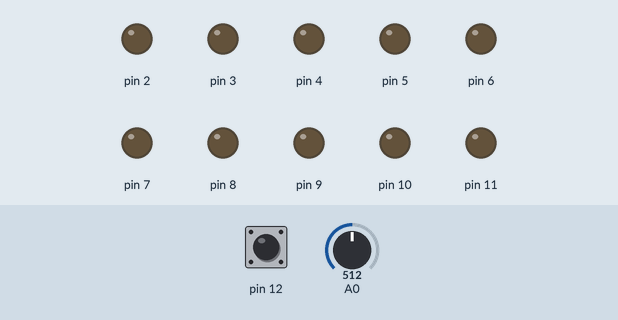
The sketch below on a simulated Arduino Uno, built with avr-gcc and run on an emulated ATmega328P. Shown: output pins drawn as LEDs (lit = HIGH). The inputs (shaded band) are chosen by the test bench; at power-on: pin 12 HIGH, A0 = 512.

Above: at 1.2 s.
1.3 s: pin 12 pulled LOW for 0.15 s
At 1.9 s:
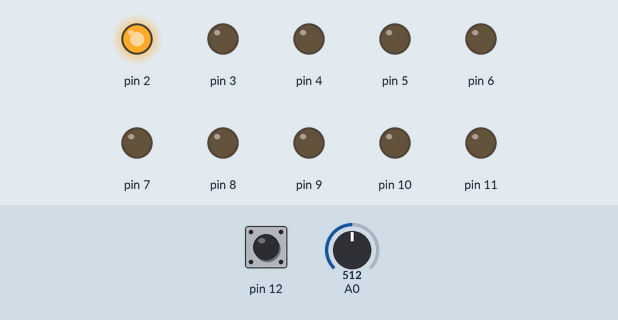
At 3.5 s:
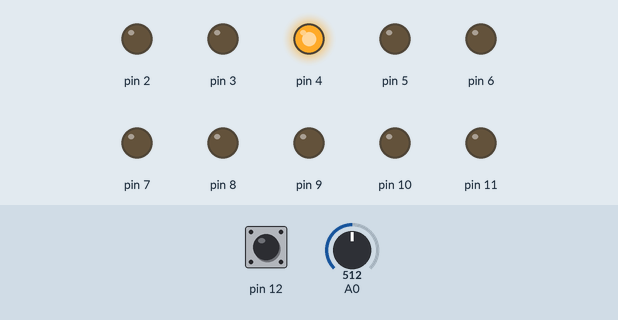
10.4 s: pin 12 pulled LOW for 1 s
At 12.1 s:
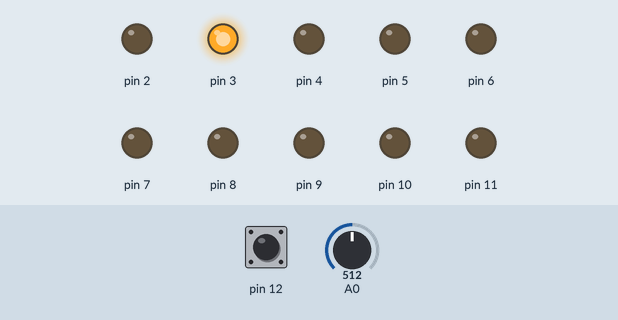
Timing chart, 0 to 20.4 s (numbered marks = the images above; inputs shaded):
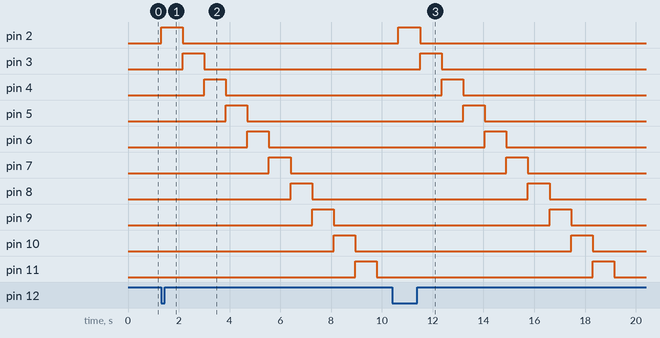

Measured:
- after the input at 1.3 s, pin 2: LOW → HIGH at once, → LOW 0.85 s later; pin 3: LOW → HIGH after 0.85 s, → LOW 0.85 s later; pin 4: LOW → HIGH after 1.7 s, → LOW 0.85 s later; pin 5: LOW → HIGH after 2.6 s, → LOW 0.85 s later; pin 6: LOW → HIGH after 3.4 s, → LOW 0.85 s later
- after the input at 10.4 s, pin 2: LOW → HIGH after 0.25 s, → LOW 0.85 s later; pin 3: LOW → HIGH after 1.1 s, → LOW 0.85 s later; pin 4: LOW → HIGH after 2.0 s, → LOW 0.85 s later; pin 5: LOW → HIGH after 2.8 s, → LOW 0.85 s later; pin 6: LOW → HIGH after 3.7 s, → LOW 0.85 s later

The sketch:

3B.ino
```cpp
bool boton = false;

void setup()
{
  pinMode(2, OUTPUT);
   pinMode(3, OUTPUT);
   pinMode(4, OUTPUT);
   pinMode(5, OUTPUT);
   pinMode(6, OUTPUT);
   pinMode(7, OUTPUT);
   pinMode(8, OUTPUT);
   pinMode(9, OUTPUT);
   pinMode(10, OUTPUT);
   pinMode(11, OUTPUT);
   pinMode(12, INPUT_PULLUP);
   pinMode(A0, INPUT);
}

void loop()
{
  if( digitalRead(12) == LOW)
  {
    boton = !boton;

    int tiempo = analogRead(A0);

    int x = map ( tiempo , 0 , 1023, 200, 1500);

    digitalWrite(2, HIGH);
    delay(x);
    digitalWrite(3, HIGH);
    digitalWrite(2, LOW);
    delay(x);
    digitalWrite(4, HIGH);
    digitalWrite(3, LOW);
    delay(x);
    digitalWrite(5, HIGH);
    digitalWrite(4, LOW);
    delay(x);
    digitalWrite(6, HIGH);
    digitalWrite(5, LOW);
    delay(x);
    digitalWrite(7, HIGH);
    digitalWrite(6, LOW);
    delay(x);
    digitalWrite(8, HIGH);
    digitalWrite(7, LOW);
    delay(x);
    digitalWrite(9, HIGH);
    digitalWrite(8, LOW);
    delay(x);
    digitalWrite(10, HIGH);
    digitalWrite(9, LOW);
    delay(x);
    digitalWrite(11, HIGH);
    digitalWrite(10, LOW);
    delay(x);
    digitalWrite(11, LOW);
    delay(x);

    }else{
    digitalWrite(2, LOW);
    digitalWrite(3, LOW);
    digitalWrite(4, LOW);
    digitalWrite(5, LOW);
    digitalWrite(6, LOW);
    digitalWrite(7, LOW);
    digitalWrite(8, LOW);
    digitalWrite(9, LOW);
    digitalWrite(10, LOW);
    digitalWrite(11, LOW);
  }
}
```
